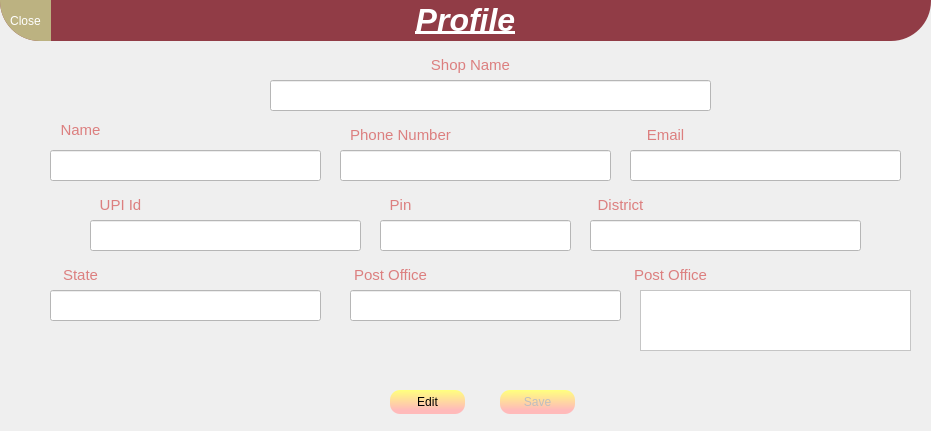
   <widget class="QWidget" name="q_widget_profile" native="true">
    <property name="geometry">
     <rect>
      <x>10</x>
      <y>50</y>
      <width>931</width>
      <height>431</height>
     </rect>
    </property>
    <widget class="QLabel" name="profile_label_2">
     <property name="geometry">
      <rect>
       <x>0</x>
       <y>0</y>
       <width>931</width>
       <height>41</height>
      </rect>
     </property>
     <property name="styleSheet">
      <string notr="true">background-color: rgb(145, 60, 70);
font: 28pt &quot;Times New Roman&quot;;
color: rgb(255, 255, 255);
border-bottom-right-radius:40px;
border-bottom-left-radius:40px;</string>
     </property>
     <property name="text">
      <string>&lt;html&gt;&lt;head/&gt;&lt;body&gt;&lt;p align=&quot;center&quot;&gt;&lt;span style=&quot; font-size:24pt; font-weight:700; font-style:italic; text-decoration: underline;&quot;&gt;Profile&lt;/span&gt;&lt;/p&gt;&lt;/body&gt;&lt;/html&gt;</string>
     </property>
    </widget>
    <widget class="QPushButton" name="profile_update">
     <property name="geometry">
      <rect>
       <x>390</x>
       <y>390</y>
       <width>75</width>
       <height>24</height>
      </rect>
     </property>
     <property name="cursor">
      <cursorShape>PointingHandCursor</cursorShape>
     </property>
     <property name="styleSheet">
      <string notr="true">QPushButton#profile_update{
border-radius:10px;
background-color: qlineargradient(spread:pad, x1:0.489, y1:0.0113636, x2:0.5, y2:1, stop:0 rgba(255, 255, 127, 255), stop:0.829545 rgba(255, 186, 186, 255));
}
QPushButton#profile_update:pressed{
padding-left:5px;
padding-top:5px;
}</string>
     </property>
     <property name="text">
      <string>Edit</string>
     </property>
    </widget>
    <widget class="QPushButton" name="profile_save">
     <property name="enabled">
      <bool>false</bool>
     </property>
     <property name="geometry">
      <rect>
       <x>500</x>
       <y>390</y>
       <width>75</width>
       <height>24</height>
      </rect>
     </property>
     <property name="cursor">
      <cursorShape>PointingHandCursor</cursorShape>
     </property>
     <property name="styleSheet">
      <string notr="true">QPushButton#profile_save{
border-radius:10px;
background-color: qlineargradient(spread:pad, x1:0.489, y1:0.0113636, x2:0.5, y2:1, stop:0 rgba(255, 255, 127, 255), stop:0.829545 rgba(255, 186, 186, 255));
}
QPushButton#profile_save:pressed{
padding-left:5px;
padding-top:5px;
}</string>
     </property>
     <property name="text">
      <string>Save</string>
     </property>
    </widget>
    <widget class="QLineEdit" name="profile_shop_owner">
     <property name="geometry">
      <rect>
       <x>50</x>
       <y>150</y>
       <width>271</width>
       <height>31</height>
      </rect>
     </property>
     <property name="styleSheet">
      <string notr="true">background-color: rgb(255, 255, 255);
color: rgb(0, 0, 127);</string>
     </property>
     <property name="readOnly">
      <bool>true</bool>
     </property>
     <property name="placeholderText">
      <string/>
     </property>
    </widget>
    <widget class="QLineEdit" name="profile_shop_state">
     <property name="geometry">
      <rect>
       <x>50</x>
       <y>290</y>
       <width>271</width>
       <height>31</height>
      </rect>
     </property>
     <property name="styleSheet">
      <string notr="true">background-color: rgb(255, 255, 255);
color: rgb(0, 0, 127);</string>
     </property>
     <property name="text">
      <string/>
     </property>
     <property name="readOnly">
      <bool>true</bool>
     </property>
     <property name="placeholderText">
      <string/>
     </property>
    </widget>
    <widget class="QLineEdit" name="profile_shop_name">
     <property name="geometry">
      <rect>
       <x>270</x>
       <y>80</y>
       <width>441</width>
       <height>31</height>
      </rect>
     </property>
     <property name="styleSheet">
      <string notr="true">background-color: rgb(255, 255, 255);
color: rgb(0, 0, 127);</string>
     </property>
     <property name="readOnly">
      <bool>true</bool>
     </property>
     <property name="placeholderText">
      <string/>
     </property>
    </widget>
    <widget class="QLabel" name="label_19">
     <property name="geometry">
      <rect>
       <x>30</x>
       <y>120</y>
       <width>101</width>
       <height>21</height>
      </rect>
     </property>
     <property name="styleSheet">
      <string notr="true">font: 700 20pt &quot;Segoe Print&quot;;
color: rgb(220, 127, 127);</string>
     </property>
     <property name="text">
      <string>&lt;html&gt;&lt;head/&gt;&lt;body&gt;&lt;p align=&quot;center&quot;&gt;&lt;span style=&quot; font-size:11pt;&quot;&gt;Name&lt;/span&gt;&lt;/p&gt;&lt;/body&gt;&lt;/html&gt;</string>
     </property>
    </widget>
    <widget class="QLineEdit" name="profile_shop_email">
     <property name="geometry">
      <rect>
       <x>630</x>
       <y>150</y>
       <width>271</width>
       <height>31</height>
      </rect>
     </property>
     <property name="styleSheet">
      <string notr="true">background-color: rgb(255, 255, 255);
color: rgb(0, 0, 127);</string>
     </property>
     <property name="readOnly">
      <bool>true</bool>
     </property>
    </widget>
    <widget class="QTextEdit" name="profile_shop__addres">
     <property name="geometry">
      <rect>
       <x>640</x>
       <y>290</y>
       <width>271</width>
       <height>61</height>
      </rect>
     </property>
     <property name="styleSheet">
      <string notr="true">background-color: rgb(255, 255, 255);
color: rgb(0, 0, 127);</string>
     </property>
     <property name="frameShadow">
      <enum>QFrame::Sunken</enum>
     </property>
     <property name="readOnly">
      <bool>true</bool>
     </property>
     <property name="placeholderText">
      <string/>
     </property>
    </widget>
    <widget class="QLineEdit" name="profile_shop_upi">
     <property name="geometry">
      <rect>
       <x>90</x>
       <y>220</y>
       <width>271</width>
       <height>31</height>
      </rect>
     </property>
     <property name="styleSheet">
      <string notr="true">background-color: rgb(255, 255, 255);
color: rgb(0, 0, 127);</string>
     </property>
     <property name="inputMethodHints">
      <set>Qt::ImhNone</set>
     </property>
     <property name="echoMode">
      <enum>QLineEdit::Normal</enum>
     </property>
     <property name="readOnly">
      <bool>true</bool>
     </property>
     <property name="placeholderText">
      <string/>
     </property>
    </widget>
    <widget class="QLabel" name="label_27">
     <property name="geometry">
      <rect>
       <x>630</x>
       <y>120</y>
       <width>71</width>
       <height>30</height>
      </rect>
     </property>
     <property name="styleSheet">
      <string notr="true">color: rgb(220, 127, 127);
font: 700 20pt &quot;Segoe Print&quot;;</string>
     </property>
     <property name="text">
      <string>&lt;html&gt;&lt;head/&gt;&lt;body&gt;&lt;p align=&quot;center&quot;&gt;&lt;span style=&quot; font-size:11pt;&quot;&gt;Email&lt;/span&gt;&lt;/p&gt;&lt;/body&gt;&lt;/html&gt;</string>
     </property>
    </widget>
    <widget class="QLabel" name="label_28">
     <property name="geometry">
      <rect>
       <x>330</x>
       <y>120</y>
       <width>141</width>
       <height>30</height>
      </rect>
     </property>
     <property name="styleSheet">
      <string notr="true">color: rgb(220, 127, 127);
font: 700 20pt &quot;Segoe Print&quot;;</string>
     </property>
     <property name="text">
      <string>&lt;html&gt;&lt;head/&gt;&lt;body&gt;&lt;p align=&quot;center&quot;&gt;&lt;span style=&quot; font-size:11pt;&quot;&gt;Phone Number&lt;/span&gt;&lt;/p&gt;&lt;/body&gt;&lt;/html&gt;</string>
     </property>
    </widget>
    <widget class="QLineEdit" name="profile_shop_pincode">
     <property name="geometry">
      <rect>
       <x>380</x>
       <y>220</y>
       <width>191</width>
       <height>31</height>
      </rect>
     </property>
     <property name="styleSheet">
      <string notr="true">background-color: rgb(255, 255, 255);
color: rgb(0, 0, 127);</string>
     </property>
     <property name="readOnly">
      <bool>true</bool>
     </property>
     <property name="placeholderText">
      <string/>
     </property>
    </widget>
    <widget class="QLabel" name="label_29">
     <property name="geometry">
      <rect>
       <x>80</x>
       <y>190</y>
       <width>81</width>
       <height>30</height>
      </rect>
     </property>
     <property name="styleSheet">
      <string notr="true">color: rgb(220, 127, 127);
font: 700 20pt &quot;Segoe Print&quot;;</string>
     </property>
     <property name="text">
      <string>&lt;html&gt;&lt;head/&gt;&lt;body&gt;&lt;p align=&quot;center&quot;&gt;&lt;span style=&quot; font-size:11pt;&quot;&gt;UPI Id&lt;/span&gt;&lt;/p&gt;&lt;/body&gt;&lt;/html&gt;</string>
     </property>
    </widget>
    <widget class="QLineEdit" name="profile_shop_phone_number">
     <property name="geometry">
      <rect>
       <x>340</x>
       <y>150</y>
       <width>271</width>
       <height>31</height>
      </rect>
     </property>
     <property name="styleSheet">
      <string notr="true">background-color: rgb(255, 255, 255);
color: rgb(0, 0, 127);</string>
     </property>
     <property name="readOnly">
      <bool>true</bool>
     </property>
     <property name="placeholderText">
      <string/>
     </property>
    </widget>
    <widget class="QLineEdit" name="profile_shop_district">
     <property name="geometry">
      <rect>
       <x>590</x>
       <y>220</y>
       <width>271</width>
       <height>31</height>
      </rect>
     </property>
     <property name="styleSheet">
      <string notr="true">background-color: rgb(255, 255, 255);
color: rgb(0, 0, 127);</string>
     </property>
     <property name="readOnly">
      <bool>true</bool>
     </property>
     <property name="placeholderText">
      <string/>
     </property>
    </widget>
    <widget class="QLabel" name="label_30">
     <property name="geometry">
      <rect>
       <x>420</x>
       <y>50</y>
       <width>101</width>
       <height>30</height>
      </rect>
     </property>
     <property name="styleSheet">
      <string notr="true">color: rgb(220, 127, 127);
font: 700 20pt &quot;Segoe Print&quot;;</string>
     </property>
     <property name="text">
      <string>&lt;html&gt;&lt;head/&gt;&lt;body&gt;&lt;p align=&quot;center&quot;&gt;&lt;span style=&quot; font-size:11pt;&quot;&gt;Shop Name&lt;/span&gt;&lt;/p&gt;&lt;/body&gt;&lt;/html&gt;</string>
     </property>
    </widget>
    <widget class="QLabel" name="label_32">
     <property name="geometry">
      <rect>
       <x>40</x>
       <y>260</y>
       <width>81</width>
       <height>30</height>
      </rect>
     </property>
     <property name="styleSheet">
      <string notr="true">color: rgb(220, 127, 127);
font: 700 20pt &quot;Segoe Print&quot;;</string>
     </property>
     <property name="text">
      <string>&lt;html&gt;&lt;head/&gt;&lt;body&gt;&lt;p align=&quot;center&quot;&gt;&lt;span style=&quot; font-size:11pt;&quot;&gt;State&lt;/span&gt;&lt;/p&gt;&lt;/body&gt;&lt;/html&gt;</string>
     </property>
    </widget>
    <widget class="QLabel" name="label_33">
     <property name="geometry">
      <rect>
       <x>350</x>
       <y>260</y>
       <width>81</width>
       <height>30</height>
      </rect>
     </property>
     <property name="styleSheet">
      <string notr="true">color: rgb(220, 127, 127);
font: 700 20pt &quot;Segoe Print&quot;;</string>
     </property>
     <property name="text">
      <string>&lt;html&gt;&lt;head/&gt;&lt;body&gt;&lt;p align=&quot;center&quot;&gt;&lt;span style=&quot; font-size:11pt;&quot;&gt;Post Office&lt;/span&gt;&lt;/p&gt;&lt;/body&gt;&lt;/html&gt;</string>
     </property>
    </widget>
    <widget class="QLabel" name="label_34">
     <property name="geometry">
      <rect>
       <x>580</x>
       <y>190</y>
       <width>81</width>
       <height>30</height>
      </rect>
     </property>
     <property name="styleSheet">
      <string notr="true">color: rgb(220, 127, 127);
font: 700 20pt &quot;Segoe Print&quot;;</string>
     </property>
     <property name="text">
      <string>&lt;html&gt;&lt;head/&gt;&lt;body&gt;&lt;p align=&quot;center&quot;&gt;&lt;span style=&quot; font-size:11pt;&quot;&gt;District&lt;/span&gt;&lt;/p&gt;&lt;/body&gt;&lt;/html&gt;</string>
     </property>
    </widget>
    <widget class="QLabel" name="label_35">
     <property name="geometry">
      <rect>
       <x>360</x>
       <y>190</y>
       <width>81</width>
       <height>30</height>
      </rect>
     </property>
     <property name="styleSheet">
      <string notr="true">color: rgb(220, 127, 127);
font: 700 20pt &quot;Segoe Print&quot;;</string>
     </property>
     <property name="text">
      <string>&lt;html&gt;&lt;head/&gt;&lt;body&gt;&lt;p align=&quot;center&quot;&gt;&lt;span style=&quot; font-size:11pt;&quot;&gt;Pin&lt;/span&gt;&lt;/p&gt;&lt;/body&gt;&lt;/html&gt;</string>
     </property>
    </widget>
    <widget class="QLineEdit" name="profile_shop_post_office">
     <property name="geometry">
      <rect>
       <x>350</x>
       <y>290</y>
       <width>271</width>
       <height>31</height>
      </rect>
     </property>
     <property name="styleSheet">
      <string notr="true">background-color: rgb(255, 255, 255);
color: rgb(0, 0, 127);</string>
     </property>
     <property name="text">
      <string/>
     </property>
     <property name="readOnly">
      <bool>true</bool>
     </property>
     <property name="placeholderText">
      <string/>
     </property>
    </widget>
    <widget class="QLabel" name="label_36">
     <property name="geometry">
      <rect>
       <x>630</x>
       <y>260</y>
       <width>81</width>
       <height>30</height>
      </rect>
     </property>
     <property name="styleSheet">
      <string notr="true">color: rgb(220, 127, 127);
font: 700 20pt &quot;Segoe Print&quot;;</string>
     </property>
     <property name="text">
      <string>&lt;html&gt;&lt;head/&gt;&lt;body&gt;&lt;p align=&quot;center&quot;&gt;&lt;span style=&quot; font-size:11pt;&quot;&gt;Post Office&lt;/span&gt;&lt;/p&gt;&lt;/body&gt;&lt;/html&gt;</string>
     </property>
    </widget>
    <widget class="QPushButton" name="q_profile_close_2">
     <property name="geometry">
      <rect>
       <x>0</x>
       <y>0</y>
       <width>51</width>
       <height>41</height>
      </rect>
     </property>
     <property name="cursor">
      <cursorShape>PointingHandCursor</cursorShape>
     </property>
     <property name="styleSheet">
      <string notr="true">background-color: rgb(188, 178, 129);
font: 10pt &quot;Segoe Print&quot;;
color: rgb(255, 255, 255);
border-bottom-left-radius:40px;</string>
     </property>
     <property name="text">
      <string>Close</string>
     </property>
    </widget>
   </widget>
